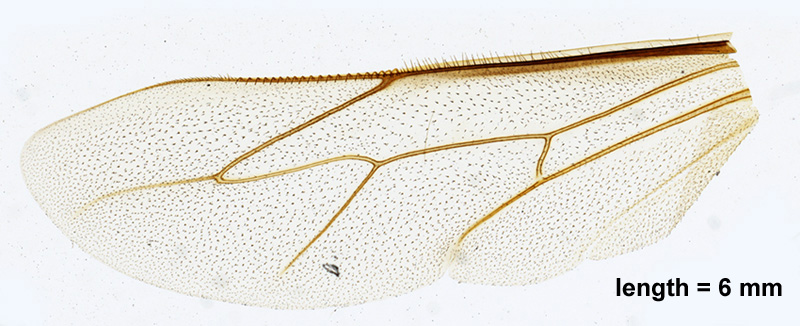
#> input picture immagini/ala_ape.jpg, 800 x 326 px, found by its file name
$ python untitled6.py
#> lines starting #> are read from the running program, lines starting #| are printed output that depends on the picture; after the words box and inside, x2 and y2 are one past the last pixel; in counts of white or black regions, pixels touching at a corner belong together
import numpy as np
import skimage.io as io
import matplotlib.pyplot as plt
import scipy.ndimage as ndi
import skimage.color as cl
from sklearn.cluster import k_means
from skimage.exposure import equalize_hist
from seg_utils import zero_crossing


plt.close('all')


x=np.float64(io.imread('Immagini/ala_ape.jpg'))/255

x=cl.rgb2hsv(x)
#> x: shape (326, 800, 3) float64; mean of channels 0, 1, 2 0.395, 0.0748, 0.93

S=x[:,:,1]
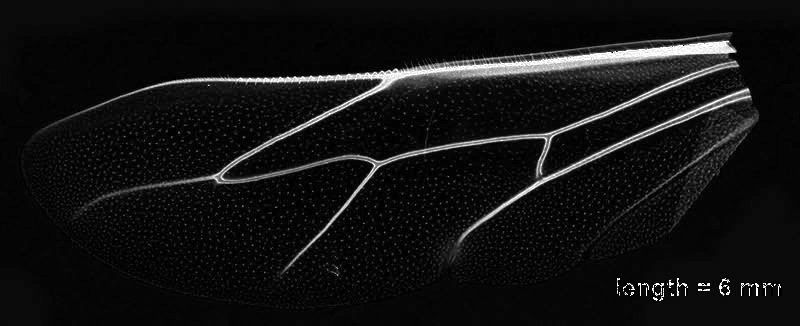
#> S: shape (326, 800) float64; min 0, max 1, mean 0.0748

plt.figure(1)
plt.imshow(S, clim=[0,1], cmap='gray')

y=ndi.uniform_filter(S,(5,5))
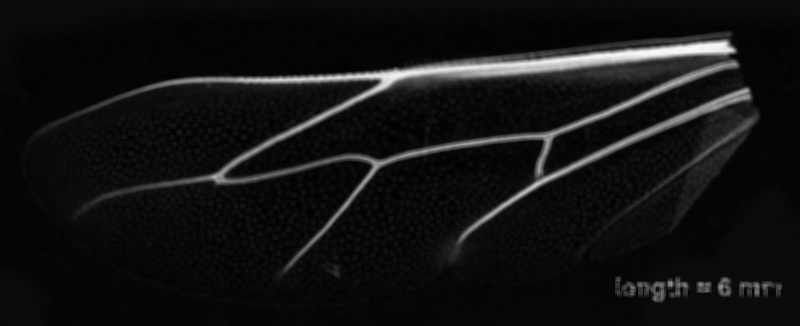
#> y: shape (326, 800) float64; min 0.00329, max 0.985, mean 0.0748
max_x=np.max(y)
#> max_x = 0.985
soglia=22/100*max_x
#> soglia = 0.217
y=y>soglia
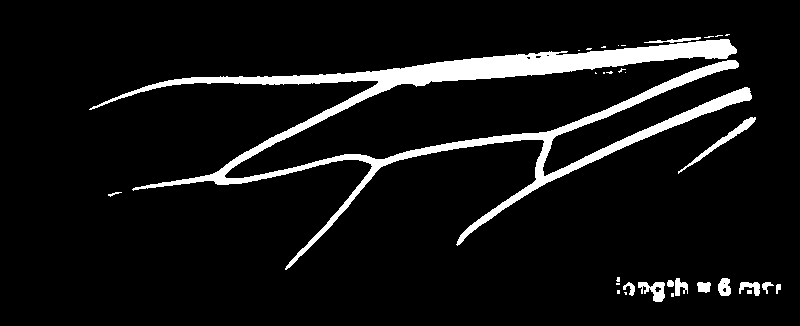
#> y: shape (326, 800) bool; 7.7% white; 32 white regions (18 under 20 px), largest, box (x1, y1, x2, y2) and area: (89, 39, 752, 270) 18057, (678, 117, 756, 174) 468, (638, 282, 665, 302) 301


z=y*S
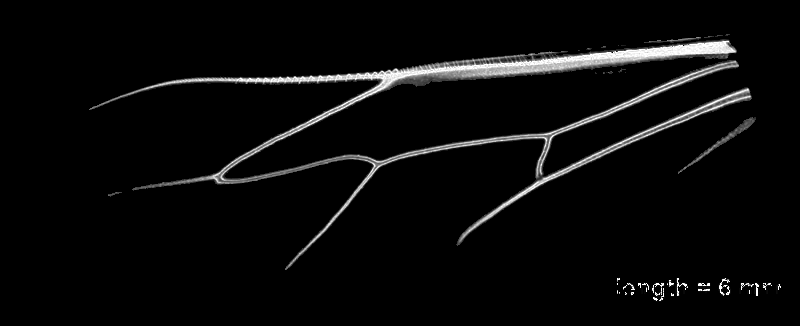
#> z: shape (326, 800) float64; min 0, max 1, mean 0.0395
plt.figure(2)
plt.imshow(y, cmap='gray', clim=[0,1])


h=np.array([[0,1,0], [1,-4,1],[0,1,0]])

mappa=ndi.correlate(y,h)
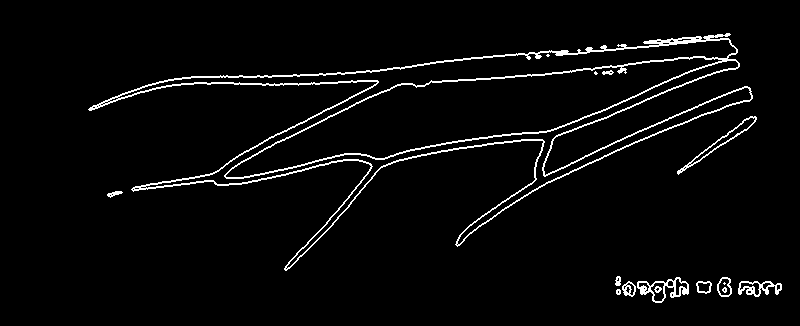
#> mappa: shape (326, 800) bool; 3.6% white in thin lines or dots, all inside (x1, y1, x2, y2) = (88, 33, 782, 303)
plt.figure(3)
plt.imshow(mappa, cmap='gray')

$ run again, with immagini/baba.jpg copied over immagini/ala_ape.jpg
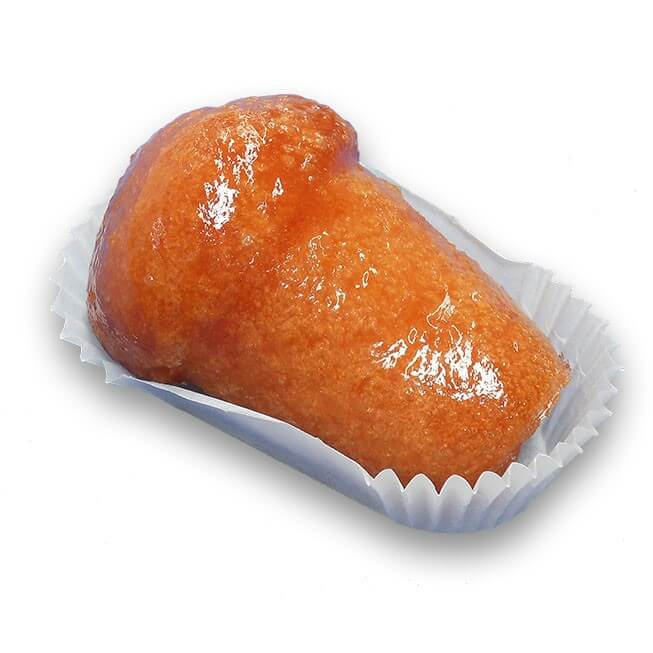
#> input picture immagini/baba.jpg, 653 x 653 px, found by its file name
#> max_x = 0.964
#> soglia = 0.212
#> `y=y>soglia`:
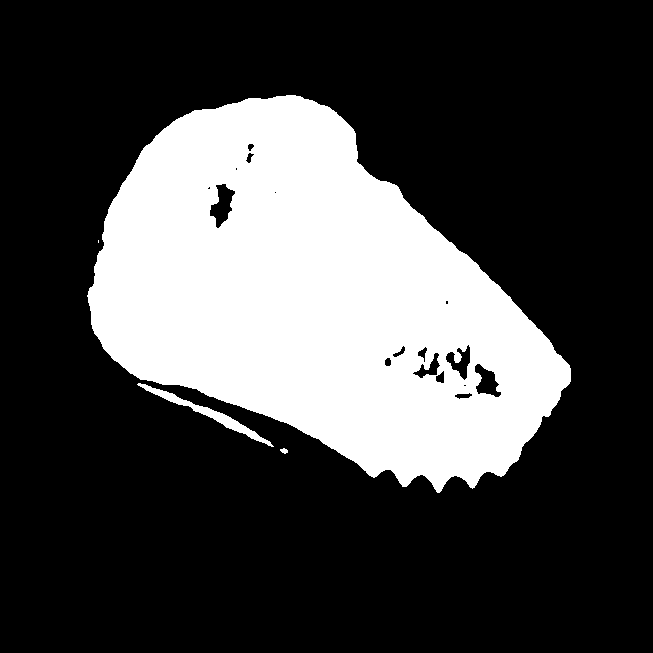
#> y: shape (653, 653) bool; 27.3% white; 4 white regions (1 under 20 px), largest, box (x1, y1, x2, y2) and area: (87, 95, 571, 493) 115256, (137, 383, 274, 447) 1025, (280, 448, 288, 454) 32
#> `mappa=ndi.correlate(y,h)`:
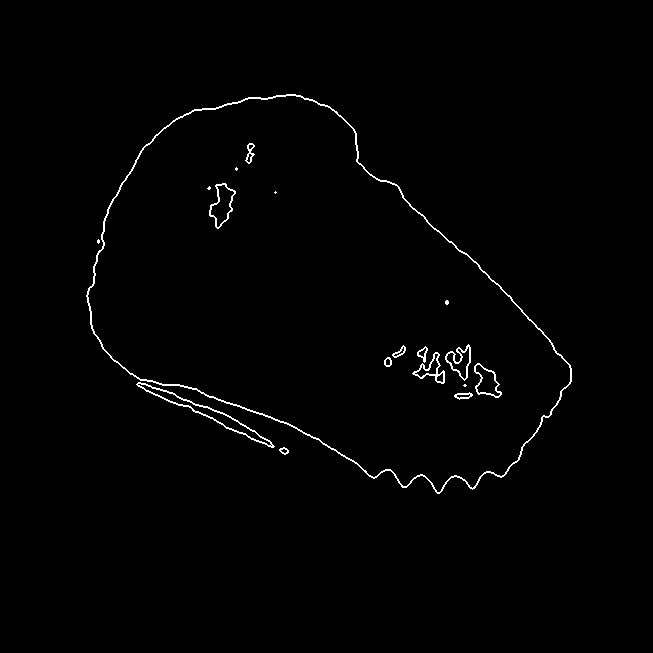
#> mappa: shape (653, 653) bool; 1% white in thin lines or dots, all inside (x1, y1, x2, y2) = (86, 94, 572, 494)
